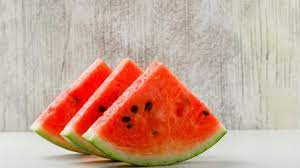
#> input picture praktikum/zoom/images.jpg, 300 x 168 px, found by its file name
$ python zooming.py
#> lines starting #> are read from the running program, lines starting #| are printed output that depends on the picture
#> further down, image is the input picture: shape (168, 300, 3); mean R, G, B 202.1, 163.6, 147.1
import numpy as np
import imageio.v2 as img
import matplotlib.pyplot as plt

def zoomPlus(image, factor):
#> called with factor = 2
    height, width = image.shape[:2]
#> height = 168; width = 300
    new_height = int(height / factor)
#> new_height = 84
    new_width = int(width / factor)
#> new_width = 150
    imgZoom = np.zeros((new_height, new_width, 3), dtype=image.dtype)

    for y in range(new_height):
        for x in range(new_width):

            ori_y = int(y * factor)
            ori_x = int(x * factor)

            ori_y = min(ori_y, height - 1)
            ori_x = min(ori_x, width - 1)

            imgZoom[y, x] = image[ori_y, ori_x]

        return imgZoom
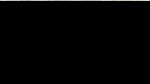
#> imgZoom: shape (84, 150, 3); mean R, G, B 2.3, 2.3, 2.2

image = img.imread('C://SMT_5//Pengolahan_Citra//praktikum//images.jpg')
skala = 2.0

imgZoom= zoomPlus(image, skala)
img.imwrite("C://SMT_5//Pengolahan_Citra//praktikum//Z.jpg",imgZoom)
plt.subplot(1, 2, 1)
plt.imshow(image)

plt.subplot(1, 2, 2)
plt.imshow(imgZoom)
plt.show()
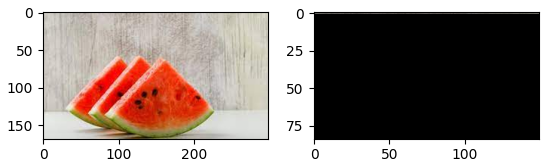
#> figure drawn by matplotlib, 2 panels
